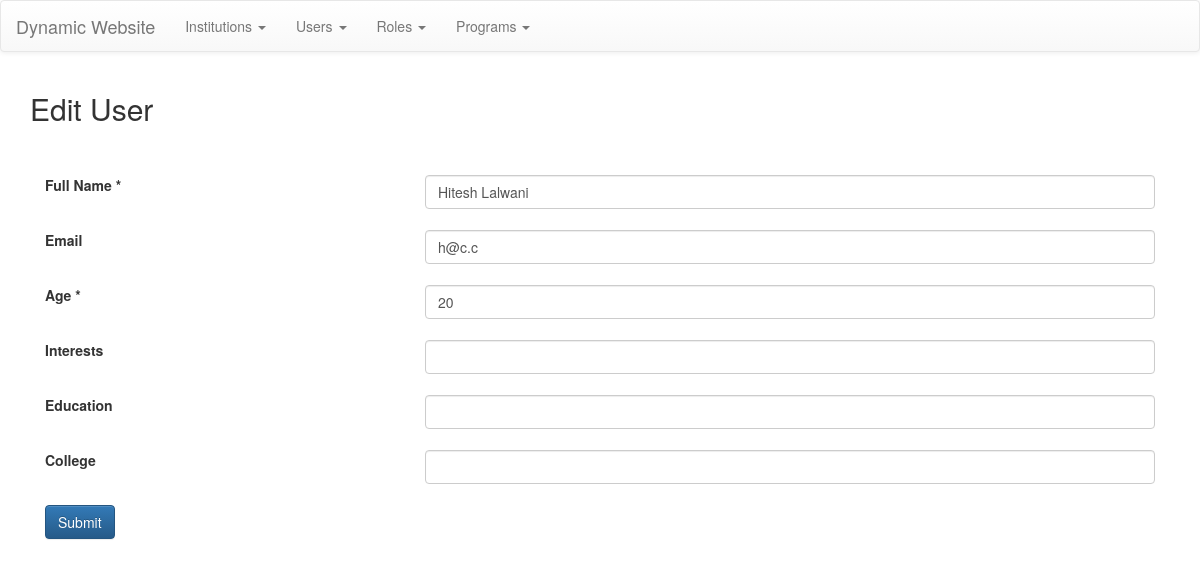
Screenshot of /users/edit_user/1 with the database file from the repository.
### tables this page shows
CREATE TABLE `users` (
  `id` int(11) NOT NULL,
  `user_full_name` varchar(255) NOT NULL,
  `user_email` varchar(255) DEFAULT NULL,
  `user_age` int(11) NOT NULL,
  `user_interests` text,
  `user_education` text,
  `user_college` varchar(255) DEFAULT NULL
);

### application/controllers/Users.php (called while the page is built, shortened)
<?php
    class Users extends CI_Controller{
        public function new_edit_user($id = NULL){
            if($id !== NULL){
                $data['mode'] = 'edit';
                $data['user_id'] = $id;
                $data['user'] = $this->users_model->get_user($id);
            }
            else{
                $data['mode'] = 'new';
            }
            $this->form_validation->set_rules('full_name','Full Name','required');
            $this->form_validation->set_rules('age','Age','required');
            if($this->form_validation->run() === FALSE){
				$this->load->view('templates/header');
				$this->load->view('users/new',$data);
				$this->load->view('templates/footer');
            }
        }
    }

### index.php (called while the page is built, shortened)
<?php
require_once BASEPATH.'core/CodeIgniter.php';

### application/models/Users_model.php (called while the page is built, shortened)
<?php
    class Users_model extends CI_Model{
		public function get_user($user_id){
			$this->db->where('id',$user_id);
			$query = $this->db->get('users');
			return $query->row();
        }
    }

### application/views/users/new.php (the view, shortened to what this page needs)
<div class="container">
    <?php if($mode === 'new'): ?>
        <h2>New User</h2><br>
    <?php elseif($mode === 'edit'): ?>
        <h2>Edit User</h2><br>
    <?php endif; ?>
    <?php
			if($mode === 'edit'){
				echo form_open('users/edit_user/'.$user_id);
			}
			else {
				echo form_open('users/new_user');
			}
    ?>
        <div class="form-group">
            <br>
            <div class="col-xs-6 col-md-4">
                <label class="FormLabel">Full Name *</label>
            </div>
            <div class="col-xs-12 col-sm-6 col-md-8">
                <input type="text" name="full_name" class="form-control" value="<?php if($mode === 'edit') { echo $user->user_full_name; } ?>" required>
            </div>
            <br>
        </div>
        <div class="form-group">
            <br>
            <div class="col-xs-6 col-md-4">
                <label class="FormLabel">Email</label>
            </div>
            <div class="col-xs-12 col-sm-6 col-md-8">
                <input type="text" name="email" class="form-control" value="<?php if($mode === 'edit') { echo $user->user_email; } ?>">
            </div>
            <br>
        </div>
        <div class="form-group">
            <br>
            <div class="col-xs-6 col-md-4">
                <label class="FormLabel">Age *</label>
            </div>
            <div class="col-xs-12 col-sm-6 col-md-8">
                <input type="number" name="age" class="form-control" value="<?php if($mode === 'edit') { echo $user->user_age; } ?>" required>
            </div>
            <br>
        </div>
        <div class="form-group">
            <br>
            <div class="col-xs-6 col-md-4">
                <label class="FormLabel">Interests</label>
            </div>
            <div class="col-xs-12 col-sm-6 col-md-8">
                <input type="text" name="interests" class="form-control" value="<?php if($mode === 'edit') { echo $user->user_interests; } ?>">
            </div>
            <br>
        </div>
        <div class="form-group">
            <br>
            <div class="col-xs-6 col-md-4">
                <label class="FormLabel">Education</label>
            </div>
            <div class="col-xs-12 col-sm-6 col-md-8">
                <input type="text" name="education" class="form-control" value="<?php if($mode === 'edit') { echo $user->user_education; } ?>">
            </div>
            <br>
        </div>
        <div class="form-group">
            <br>
            <div class="col-xs-6 col-md-4">
                <label class="FormLabel">College</label>
            </div>
            <div class="col-xs-12 col-sm-6 col-md-8">
                <input type="text" name="college" class="form-control" value="<?php if($mode === 'edit') { echo $user->user_college; } ?>">
            </div>
            <br>
        </div>
        <div class="form-group">
            <br>
            <div class="col-xs-6 col-md-4">
                <button type="submit" class="btn btn-primary">Submit</button>
            </div>
            <div class="col-xs-12 col-sm-6 col-md-8">
            </div>
            <br>
        </div>
    <?php echo form_close(); ?>
</div>

### rows the page displays
users: full_name "Hitesh Lalwani", email "h@c.c", age "20"
